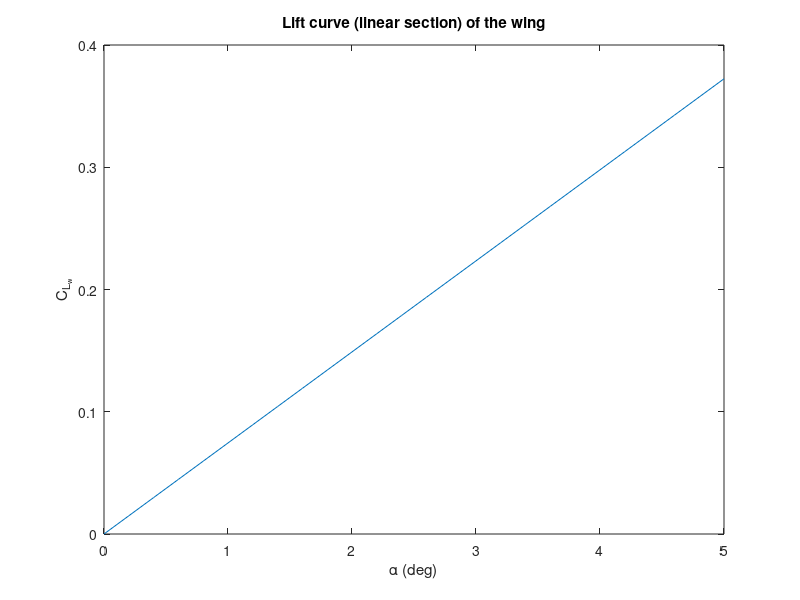
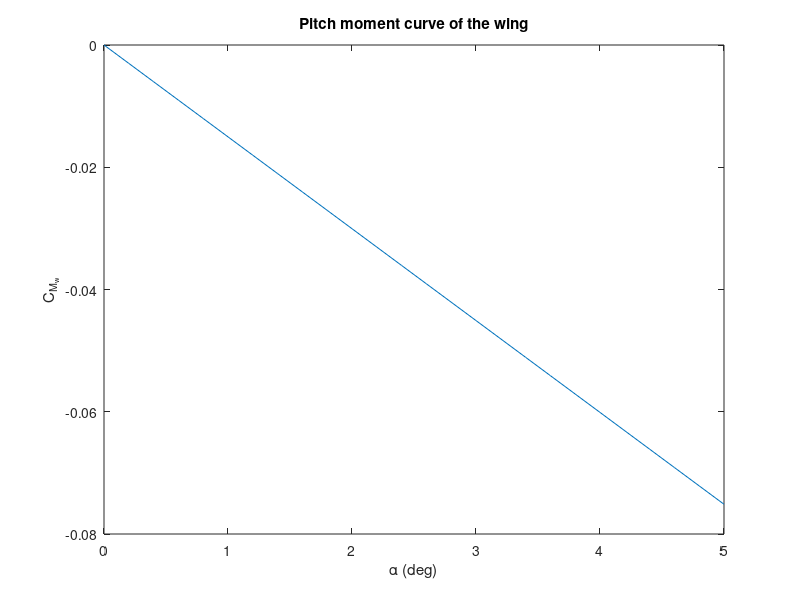
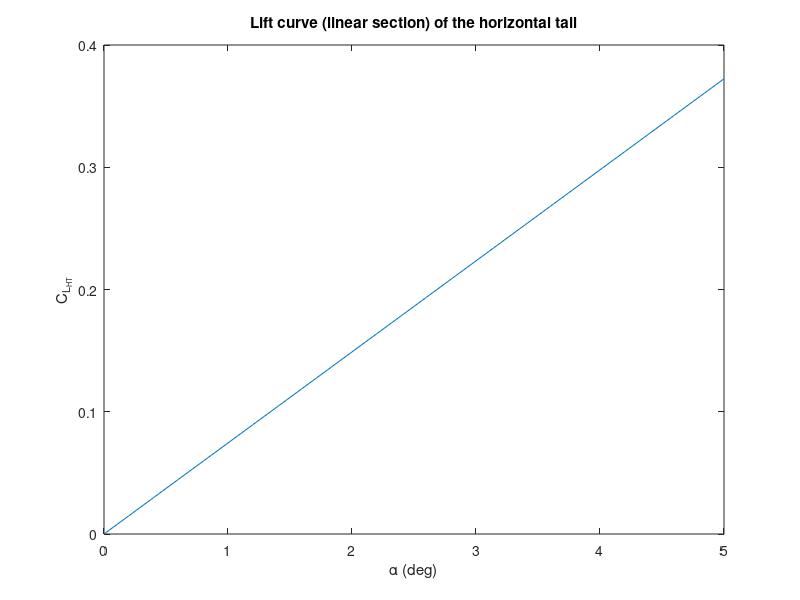
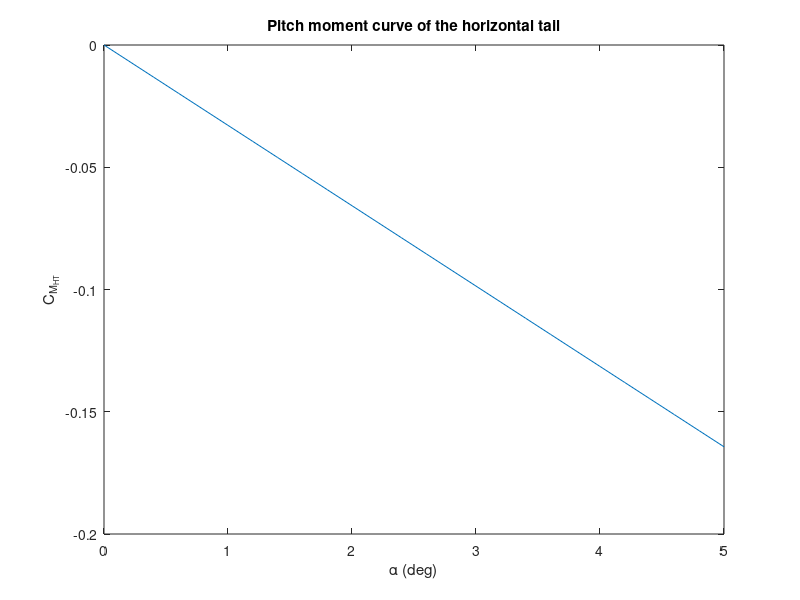

Reproduce these figures in MATLAB, in order.
%%%% BALSA WOOD GLIDER CALCULATIONS %%%%
%%%% Design limits:
% Max wingspan: 500 mm 
% Max fuselage length: 500 mm
% Max chord length = 100 mm
% Fuselage building material available: 5 x 15 x 1000 mm
% Lifting surfaces building material available: 2.5 x 100 x 1000 mm
close all; clc; clear

%% Constants and design parameters
Cl_alpha = 0.11 * 180 / pi; % Sectional lift curve slope of flat plate [rad^-1]
eps_slope = 0.1;            % (\partial \varepsilon) / (\partial \alpha)
etaHT = 1;                 % Tail effectiveness: eta_HT = qt/q

alpha = 0:0.2:5;            % Range of angles of attack calculated [deg]

%% Initial reference surface estimation
% Assume the glider has the highest values for fuselage length and
% wingspan. Rectangular planform shape:

b = 400;            % Wingspan [mm]
AR = 5;             % Aspect ratio [-]; should be between 4.5 and 7.5
c = b/AR;           % Mean chord [mm]
S = b^2/AR;         % Wing area (reference area)

% xf = 420;           % Dim. of fuselage x (length)
xf = 500;
yf = 15;            % y
zf = 5;             % z

xt = 40;            % Dim. of tail x (chord)
yt = 340;           % y 
zt = 2.5;           % z

xw = 100;           % Dim. of wingspan x
yw = b;             % y
zw = zt;            % z
    
V_t = xt*yt*zt;     % Tail volume
V_w = xw*yw*zw;     % Wing volume
V_f = xf*yf*zf;     % Fuselage volume

% Centroid calculations
xLE_w = 150;        % Position of wing LE from nose      
xj_w = 50;          % Position of wing centroid with reference to wing LE
xLE_t = 420-80;        % Position of tail LE from nose  
xj_t = 20;          % Position of tail centroid with reference to tail LE
xLE_VT = 420-80;       % Position of vertical tail LE from nose 
xj_VT = 20;         % Poistion of vertical tail centroid with reference to vertical tail LE

xi_t = xLE_t + xj_t;    % Position of wing centroid with reference to nose
xi_w = xLE_w + xj_w;    % Position of tail centroid with reference to nose
xi_VT = xLE_VT + xj_VT; % Position of vertical tail centroid with reference to nose
xi_f = xf/2;            % Position of fuselage centroid

x_cg_w = 50;            % Centre of gravity of the wing

%% Calculation of wing lift coefficient of lifting surfaces
CL_alpha = Cl_alpha * AR / (2+sqrt(AR^2 + 4));                  % Lift curve slope of flat plate eq(9-73)

%% Initial estimations for horizontal and vertical tail
S_H = 0.2 * S;          % Horizontal tail area
S_T = 0.5 * S_H;        % Vertical tail planform area

Vol_w = S * 2.5;        % Wing volume
Vol_HT = S_H * 2.5;     % Horizontal tail volume
Vol_VT = S_T * 2.5;     % Vertical tail volume

% Mass addition
M = 0.005;                  % Added mass [kg]
rho_B = 120;                % Density of balsa wood [kg * m^-3]
Vol_M = M/rho_B * 10^9;     % Equivalent balsa wood volume of the added mass [mm^3]
xi_M = 10;                  % Position of the added mass with reference to the nose
x_M = xi_M - xLE_w;         % Position of the added mass with reference to wing LE


x_cg = (xi_w*Vol_w + xi_t * Vol_HT + xi_f * V_f + xi_VT * Vol_VT + x_M * Vol_M)/...
       (Vol_HT + Vol_w + V_f + Vol_VT + Vol_M);    % Centre of Mass with respect to nose
x_cg_bar = x_cg / c;    % Dimensionless centre of mass with respect to nose                 

% Centre of mass with respect to wing LE
x_cg_2 = x_cg - xLE_w;
x_cg_2_bar = x_cg_2/c;

%% Wing Contribution
% Equations (24-67), (24-71)
x_ac_w = c/4;                                           % Aerodynamic centre of the wing
x_ac_w_bar = 1/4;                                       % Dimensionless aerodynamic centre of the wing

CL0_w = 0;                                              % Zero lift coefficient of the wing (symmetrical)
CMac_w = 0;                                             % Moment coefficient of the wing about its AC (symmetrical wing)

CM0_w = CMac_w + CL0_w * (x_cg_2_bar - x_ac_w_bar);     % Residual pitch moment coefficient of the wing (symmetrical)
CMalpha_w = CL_alpha * (x_cg_2_bar - x_ac_w_bar);       % Longitudinal Stability derivative of the wing (- for stability)

% CL_w plot (linear part)
CL_w = CL0_w + CL_alpha * deg2rad(alpha);
figure(1)
plot(alpha, CL_w);
xlabel('\alpha (deg)')
ylabel('C_{L_w}')
title('Lift curve (linear section) of the wing')

% CM_w plot
CM_w = CM0_w + CMalpha_w * deg2rad(alpha);
figure(2)
plot(alpha, CM_w);
xlabel('\alpha (deg)')
ylabel('C_{M_w}')
title('Pitch moment curve of the wing')

%% Horizontal Tail Contribution
% Equations (24-68) and (24-73)
x_ac_HT = xt/4 + xLE_t - xLE_w;                         % Aerodynamic centre of the tail
x_ac_HT_bar = x_ac_HT / c;

CL0_HT = 0;                                             % Zero lift coefficient of the wing (symmetrical)
CMac_HT = 0;                                            % Moment coefficient of the wing about its AC (symmetrical wing)   

l_HT_bar = (x_ac_HT - x_cg_2)/c;                        % Distance from CG to AC_HT

CM0_HT = CMac_HT + CL0_HT * (l_HT_bar);                 % Residual pitch moment coefficient of the HT (symmetrical)

VHT = S_H*l_HT_bar/S;                                   % Horizontal tail volume
CMalpha_HT = -etaHT * VHT * CL_alpha * (1-eps_slope);   % Longitudinal Stability derivative of the HT (- for stability)

% CL_HT plot (linear part)
CL_HT = CL0_HT + CL_alpha * deg2rad(alpha);
figure(3)
plot(alpha, CL_HT);
xlabel('\alpha (deg)')
ylabel('C_{L_{HT}}')
title('Lift curve (linear section) of the horizontal tail')

% CM_HT plot
CM_HT = CM0_HT + CMalpha_HT * deg2rad(alpha);
figure(4)
plot(alpha, CM_HT);
xlabel('\alpha (deg)')
ylabel('C_{M_{HT}}')
title('Pitch moment curve of the horizontal tail')

%% Stick-fixed longitudinal stability
i_w = 0;                                            % Wing incidence angle
i_t = deg2rad(-0.5);                                            % Tail incidence angle

% Aerodynamic centre of glider CHECK THE ORIGIN OF THIS!
x_ac_bar = (x_ac_w_bar + CL_alpha/CL_alpha * etaHT * S_H/S * x_ac_HT_bar * (1-eps_slope))/...
            (1+CL_alpha/CL_alpha * etaHT * S_H/S * (1-eps_slope)); 

dfus = 2*sqrt((yf/2)^2 + (zf/2)^2);                 % "Diameter" of the fuselage
K_WB = 1 + 0.025 * (dfus/b) - 0.25 * (dfus/b)^2;    % Fuselage correction factor                 

CL0 = CL0_w + etaHT * S_H/S * CL0_HT;                                                   % Zero lift coefficient of glider
CLalpha = K_WB * CL_alpha + etaHT * S_H/S * CL_alpha * (1-eps_slope);                   % Slope of lift curve of glider
CM0 = CM0_w + etaHT * VHT * CL_alpha * (i_w - i_t);                                     % Residual moment coefficient of glider
CMalpha = CL_alpha * (x_cg_2_bar - x_ac_bar) - etaHT * VHT * CL_alpha * (1-eps_slope);   % Longitudinal stability of glider
CMalpha_true = CMalpha * pi/180

% CL_TOT plot (linear part)
CL = CL0 + CLalpha * deg2rad(alpha);
figure(5)
plot(alpha, CL);
xlabel('\alpha (deg)')
ylabel('C_{L}')
title('Lift curve (linear section) of the glider')

% CM_TOT plot
CM = CM0 + CMalpha * deg2rad(alpha);
figure(6)
plot(alpha, CM);
xlabel('\alpha (deg)')
ylabel('C_{M}')
title('Pitch moment curve of the glider')

   
            
SM = x_ac_bar - x_cg_2_bar           % Static margin
SM_2 = -CMalpha/CLalpha
